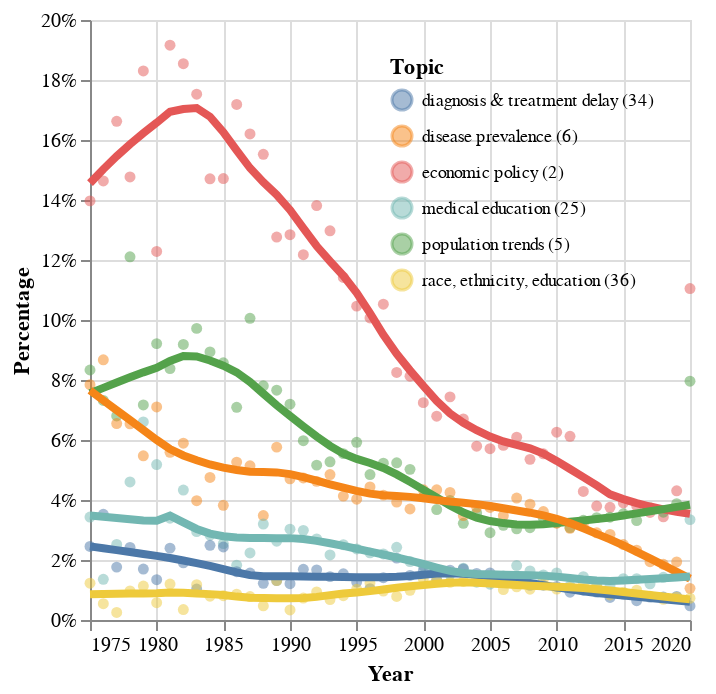

The code cell stored with this chart in its notebook:
### Code cell
dftp_list5 = dft_list5.pivot_table(index=['Dominant_Topic','Year'],columns='Topic_Name_No', values='Percentage')
dftp_list5.reset_index(inplace=True)

base = alt.Chart(dftp_list5).mark_circle(opacity=0.5).transform_fold(
    fold=list5,
    as_=['Topic_Name_No', 'Percentage']
).encode(
    alt.X('Year:T'),
    alt.Y('Percentage:Q',axis=alt.Axis(format='%'), scale=alt.Scale(domain=[0, .20])),
    alt.Color('Topic_Name_No:N', 
    legend=alt.Legend(title="Topic", 
                      titleFont="Avenir", 
                      labelFont="Avenir", 
                      labelFontSize=9, 
                      orient='top-right'))).properties(width=300,height=300)
    
base+base.transform_loess('Year','Percentage',groupby=['Topic_Name_No']).mark_line(size=4)

### Figure 1 — Vega-Lite specification as saved in the notebook (floating-point values rounded to 4 significant figures; data arrays with more than 128 entries replaced by an {"elided": "..."} marker saying what was removed)
{"config": {"view": {"continuousWidth": 300, "continuousHeight": 300}}, "layer": [{"mark": {"type": "circle", "opacity": 0.5}, "encoding": {"color": {"field": "Topic_Name_No", "legend": {"labelFont": "Avenir", "labelFontSize": 9, "orient": "top-right", "title": "Topic", "titleFont": "Avenir"}, "type": "nominal"}, "x": {"field": "Year", "type": "temporal"}, "y": {"axis": {"format": "%"}, "field": "Percentage", "scale": {"domain": [0, 0.2]}, "type": "quantitative"}}, "transform": [{"fold": ["economic policy (2)", "population trends (5)", "disease prevalence (6)", "diagnosis & treatment delay (34)", "medical education (25)", "race, ethnicity, education (36)"], "as": ["Topic_Name_No", "Percentage"]}]}, {"mark": {"type": "line", "size": 4}, "encoding": {"color": {"field": "Topic_Name_No", "legend": {"labelFont": "Avenir", "labelFontSize": 9, "orient": "top-right", "title": "Topic", "titleFont": "Avenir"}, "type": "nominal"}, "x": {"field": "Year", "type": "temporal"}, "y": {"axis": {"format": "%"}, "field": "Percentage", "scale": {"domain": [0, 0.2]}, "type": "quantitative"}}, "transform": [{"fold": ["economic policy (2)", "population trends (5)", "disease prevalence (6)", "diagnosis & treatment delay (34)", "medical education (25)", "race, ethnicity, education (36)"], "as": ["Topic_Name_No", "Percentage"]}, {"loess": "Percentage", "on": "Year", "groupby": ["Topic_Name_No"]}]}], "data": {"name": "data-8f2ab224e90716a05a3d41b75561e90e"}, "height": 300, "width": 300, "$schema": "https://vega.github.io/schema/vega-lite/v5.15.1.json", "datasets": {"data-8f2ab224e90716a05a3d41b75561e90e": {"elided": "276 records"}}}
